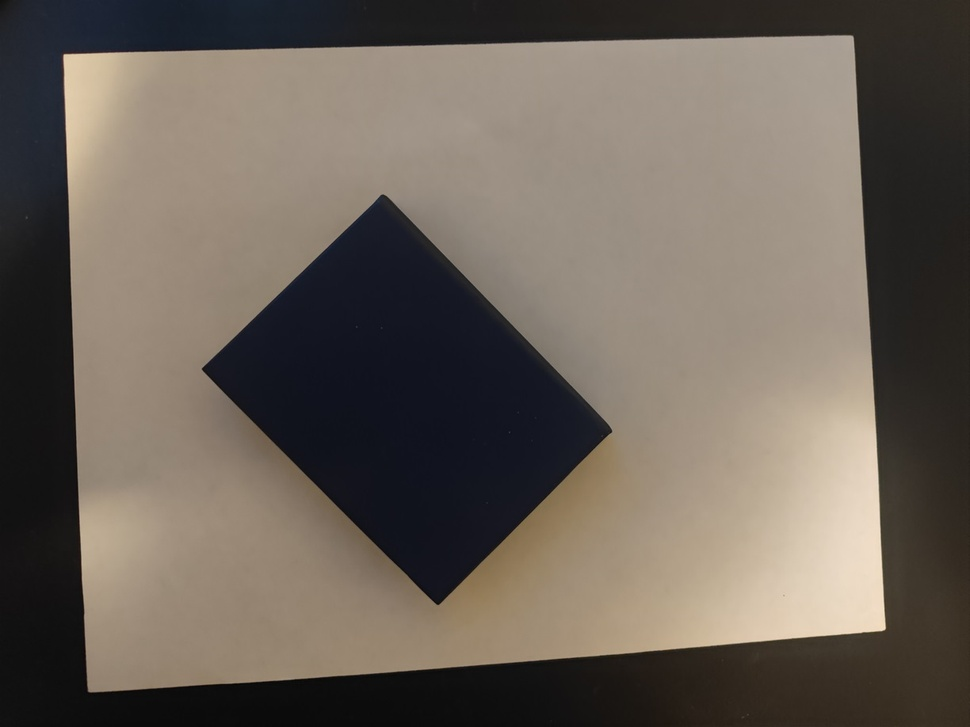
#> input picture Assignments/Assignment2/Codebase/book.jpg, 970 x 727 px, shrunk from 1224 x 918 before the run, found by its file name
$ python A2Q1.py
#> lines starting #> are read from the running program, lines starting #| are printed output that depends on the picture; after the words box and inside, x2 and y2 are one past the last pixel; in counts of white or black regions, pixels touching at a corner belong together
'''
step 1: transform paper from trapezoid to rectangle and remove border from paper
        paper = 27.8cm x 21.5cm
        SCALE = 30 (done so it can fit on my computer screen)
step 2: locate corners of book on no-bordered image that is just paper and book
step 3: measure from corner to corner and average the results
step 4: calculate book dimensions in cm
        book = (pixel / SCALE)cm x (pixel / SCALE)cm
'''

import cv2
import numpy as np

# QUESTION 1.1: MEASURE DIMENSIONS OF BOOK

# STEP 1: TRANSFORM PAPER

scale = 30

# Load the image
image = cv2.imread('book.jpg')
#> image is the input picture: shape (727, 970, 3); mean B, G, R 88.6, 97.9, 107

# Convert to grayscale
gray = cv2.cvtColor(image, cv2.COLOR_BGR2GRAY)
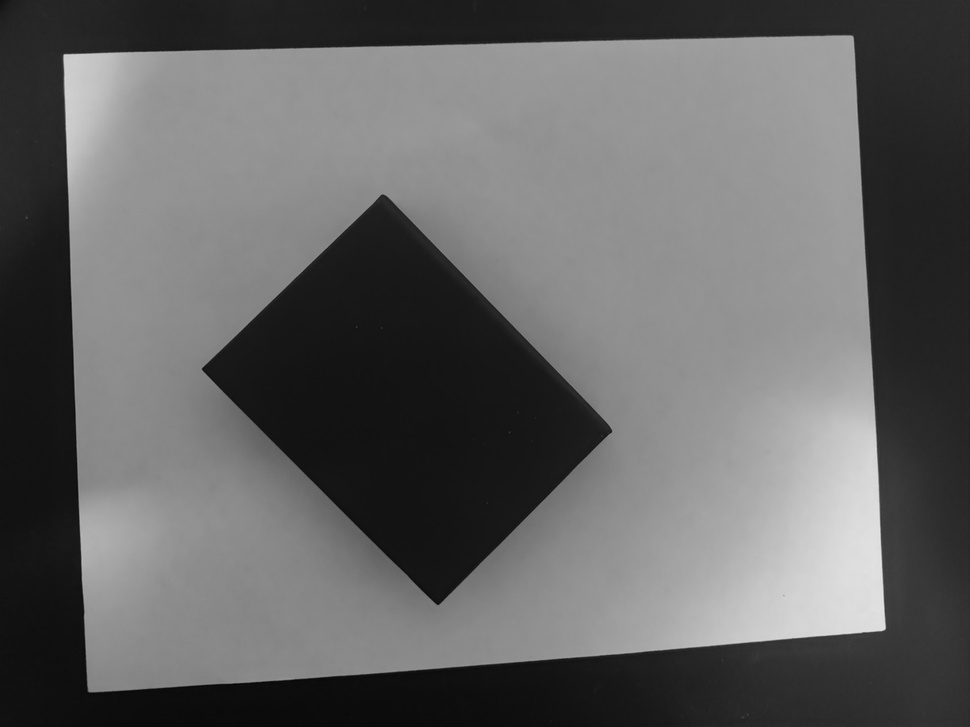
#> gray: shape (727, 970); min 3, max 232, mean 99.6

# Apply Gaussian Blur
blurred = cv2.GaussianBlur(gray, (5, 5), 0)

# Edge detection
edges = cv2.Canny(blurred, 75, 200)
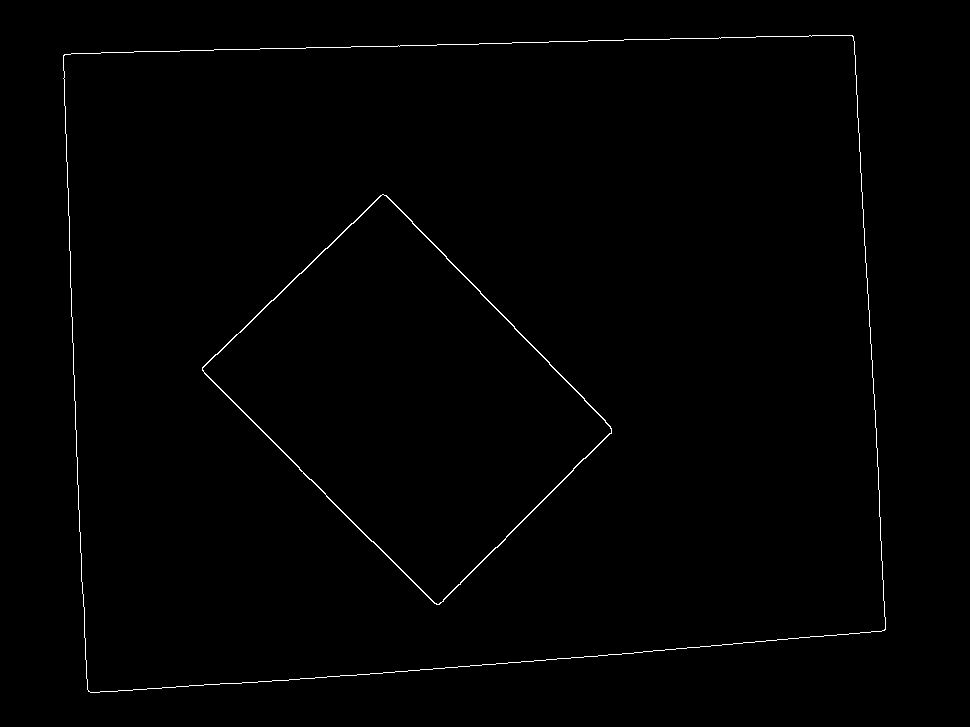
#> edges: shape (727, 970); 0.63% white in thin lines or dots, all inside (x1, y1, x2, y2) = (63, 35, 886, 693)

# Find contours
contours, _ = cv2.findContours(edges.copy(), cv2.RETR_EXTERNAL, cv2.CHAIN_APPROX_SIMPLE)
#> contours = 1 contour; box (x1, y1, x2, y2) and area: (63, 35, 886, 693) 493907

# Loop over the contours
for contour in contours:
    # Approximate the contour
    peri = cv2.arcLength(contour, True)
    approx = cv2.approxPolyDP(contour, 0.02 * peri, True)

    # Perspective transform if the contour has 4 points (likely the paper and not book because using RETR_EXTERNAL)
    if len(approx) == 4:

        # Get the points for perspective transform
        pts = approx.reshape(4, 2)
        rect = np.zeros((4, 2), dtype="float32")

        # Order the points: top-left, top-right, bottom-right, bottom-left
        # pts is the array of 4 corners
        # bottom right corner is largest
        # top left corner is smallest
        # 0 is minimum
        # 2 will be largest
        s = pts.sum(axis=1)
        rect[0] = pts[np.argmin(s)]
        rect[2] = pts[np.argmax(s)]

        # y - x
        # 1 will be top right, minimum
        # 3 will be bottom left, maximum
        diff = np.diff(pts, axis=1)
        rect[1] = pts[np.argmin(diff)]
        rect[3] = pts[np.argmax(diff)]

        # Set desired size and aspect ratio for the cards
        width = round(27.8 * scale)
        height = round(21.5 * scale)

        dst = np.array([
            [0, 0],
            [width - 1, 0],
            [width - 1, height - 1],
            [0, height - 1]
        ], dtype="float32")

        # Compute the perspective transform matrix and apply it
        M = cv2.getPerspectiveTransform(rect, dst)
        warp = cv2.warpPerspective(image, M, (width, height))

        # Show the result
        '''
        cv2.imshow('Warped Card', warp)
        cv2.waitKey(0)
cv2.destroyAllWindows()
'''
#> this loop made 1 pass
#> pass 1, `warp = cv2.warpPerspective(image, M, (width, height))`:
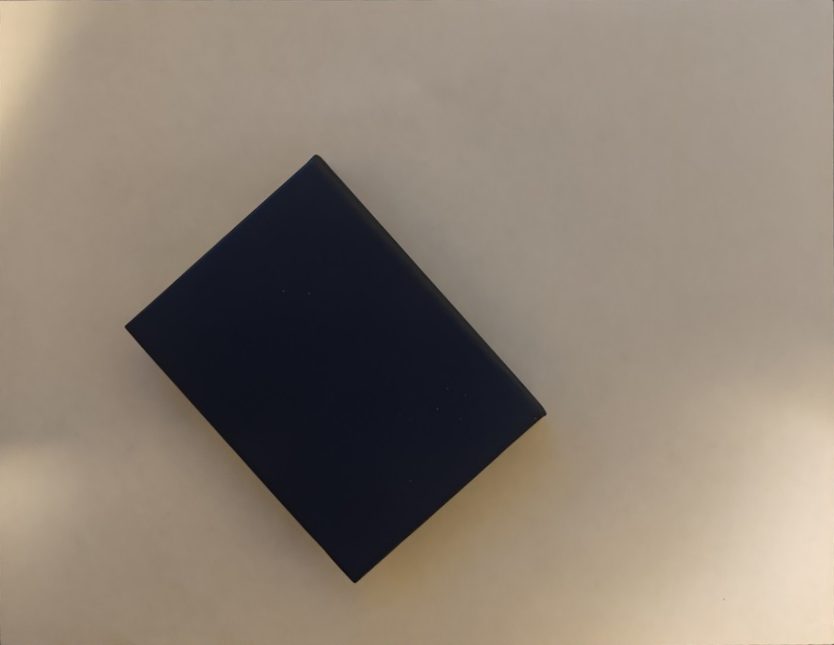
#> warp: shape (645, 834, 3); mean B, G, R 114.5, 126.9, 138.8

# STEP 2: FIND CORNERS OF BOOK

# Load the image
image = warp

# Convert to grayscale
gray = cv2.cvtColor(image, cv2.COLOR_BGR2GRAY)
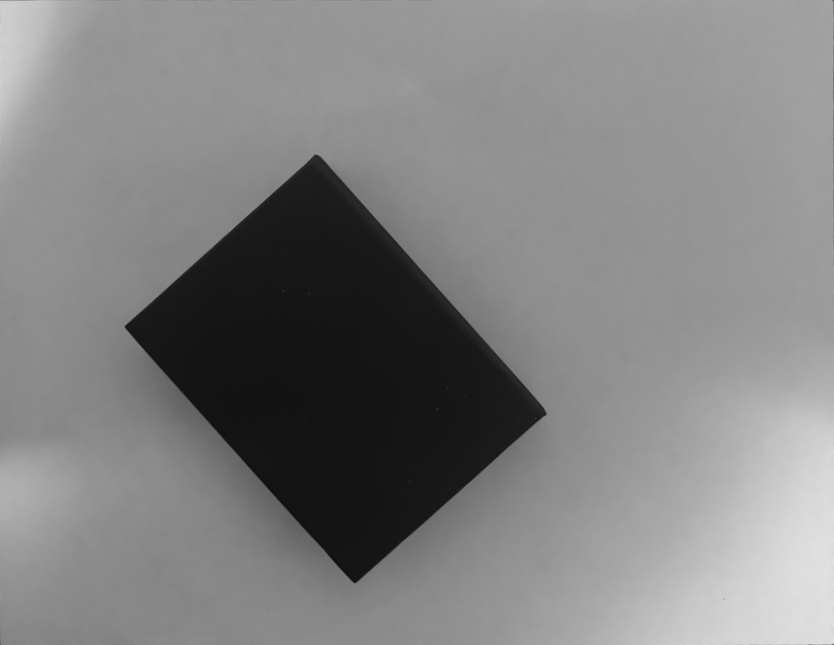
#> gray: shape (645, 834); min 10, max 230, mean 129.1

# Apply Gaussian Blur
blurred = cv2.GaussianBlur(gray, (5, 5), 0)
#> blurred: shape (645, 834)

# Edge detection
edges = cv2.Canny(blurred, 75, 200)
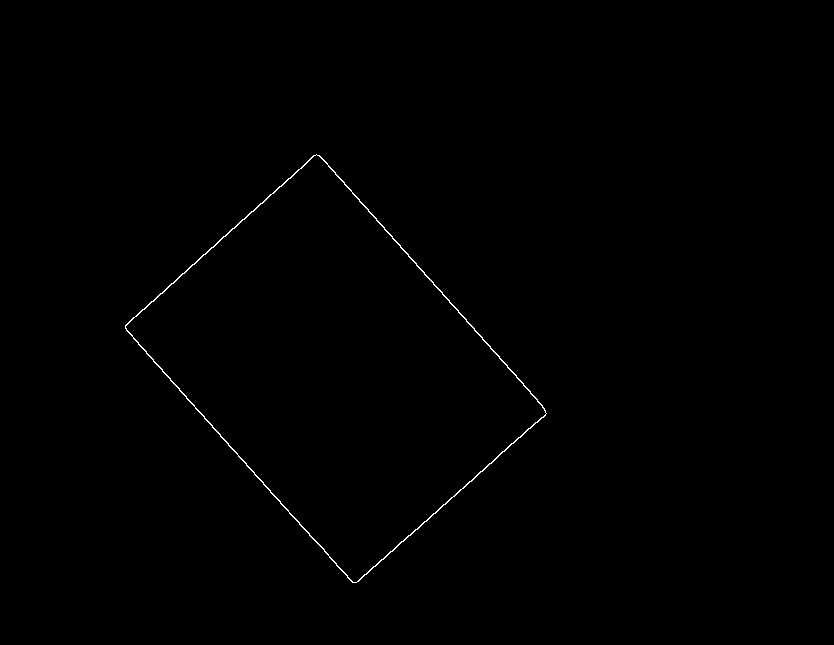
#> edges: shape (645, 834); 0.31% white in thin lines or dots, all inside (x1, y1, x2, y2) = (125, 154, 547, 583)

# Find contours
contours, _ = cv2.findContours(edges.copy(), cv2.RETR_EXTERNAL, cv2.CHAIN_APPROX_SIMPLE)
#> contours = 1 contour; box (x1, y1, x2, y2) and area: (125, 154, 547, 583) 90347

#array: widthTop, widthBottom, widthAvg, lengthLeft, lenthRight, lengthAvg
dimensionArray = []

# Loop over the contours
for contour in contours:
    # Approximate the contour
    peri = cv2.arcLength(contour, True)
    approx = cv2.approxPolyDP(contour, 0.02 * peri, True)

    # It's the book if it has 4 points
    if len(approx) == 4:

        # Get the corners
        pts = approx.reshape(4, 2)

        # pts orders the corners as (CCW): top, left, bottom, right
        # top(TR) = smallest y
        # left(TL) = smallest x
        # bottom(BL) = biggest y
        # right(BR) = biggest x

# STEP 3: MEASURE FROM CORNER TO CORNER

        # widthTop
        # top X to left X, TX > LX
        legX = pts[0][0] - pts[1][0]
        # top Y to left Y, LY > TY
        legY = pts[1][1] - pts[0][1]
        hyp = np.hypot(legX, legY)
        dimensionArray.append(hyp)

        #widthBottom
        legX = pts[2][0] - pts[3][0]
        legY = pts[3][1] - pts[2][1]
        hyp = np.hypot(legX, legY)
        dimensionArray.append(hyp)

        #widthAvg
        dimensionArray.append((dimensionArray[0] + dimensionArray[1]) / 2)

        #lengthLeft
        # bottom X - left X
        legX = pts[2][0] - pts[1][0]
        # bottom Y - left Y
        legY = pts[2][1] - pts[1][1]
        hyp = np.hypot(legX, legY)
        dimensionArray.append(hyp)

        #lengthRight
        # right X - top X
        legX = pts[3][0] - pts[0][0]
        # right Y - top Y
        legY = pts[3][1] - pts[0][1]
        hyp = np.hypot(legX, legY)
        dimensionArray.append(hyp)

        #lengthAvg
        dimensionArray.append((dimensionArray[3] + dimensionArray[4]) / 2)
#> this loop made 1 pass
#> (peri, pts) on pass 1: (1232.9, [[316, 154], [125, 328], [356, 582], [546, 413]])
#> after the loop, dimensionArray = [258.4, 254.3, 256.3, 343.3, 346.4, 344.9]

# STEP 4: PIXEL TO CM
dimWidth = round(dimensionArray[2] / scale, 2)
#> dimWidth = 8.54
dimHeight = round(dimensionArray[5] / scale, 2)
#> dimHeight = 11.5
theAnnotation = "Book dimensions: " + str(dimWidth) + "cm by " + str(dimHeight) + "cm"
#> theAnnotation = 'Book dimensions: 8.54cm by 11.5cm'
print(theAnnotation)
#| Book dimensions: 8.54cm by 11.5cm

# QUESTION 1.2: DRAW RECTANGE AROUND BOOK, DISPLAY BOOK WIDTH AND HEIGHT ON THE IMAGE

# Load the image
image = cv2.imread('book.jpg')
gray = cv2.cvtColor(image, cv2.COLOR_BGR2GRAY)

# Apply Gaussian Blur
blurred = cv2.GaussianBlur(gray, (5, 5), 0)

# Edge detection
edges = cv2.Canny(blurred, 50, 200)

# Find contours
# not sure why this works but it does. CCOMP is the mode.
contours, hierarchy = cv2.findContours(edges, cv2.RETR_CCOMP, cv2.CHAIN_APPROX_SIMPLE)
#> contours = 4 contours; box (x1, y1, x2, y2) and area: (63, 35, 886, 693) 493907, (63, 35, 886, 693) 493902, (202, 194, 612, 605) 84042, (202, 194, 612, 605) 83252

# same with below
for i in range(len(contours)):
    # same with below
    cv2.drawContours(image, contours, 0, (0, 255, 0), 5)
    # this is taken from Q2 video assignment 1 and slightly edited
    img = image
    text = theAnnotation
    annotate_pos = (300,175)
    font = cv2.FONT_HERSHEY_SIMPLEX
    scale = 1
    colour = (0,0,255)
    thickness = 2
    frame1 = cv2.putText(img,text,annotate_pos,font,scale,colour,thickness)
#> this loop made 4 passes
#> pass 1, `frame1 = cv2.putText(img,text,annotate_pos,font,scale,colour,thickness)`:
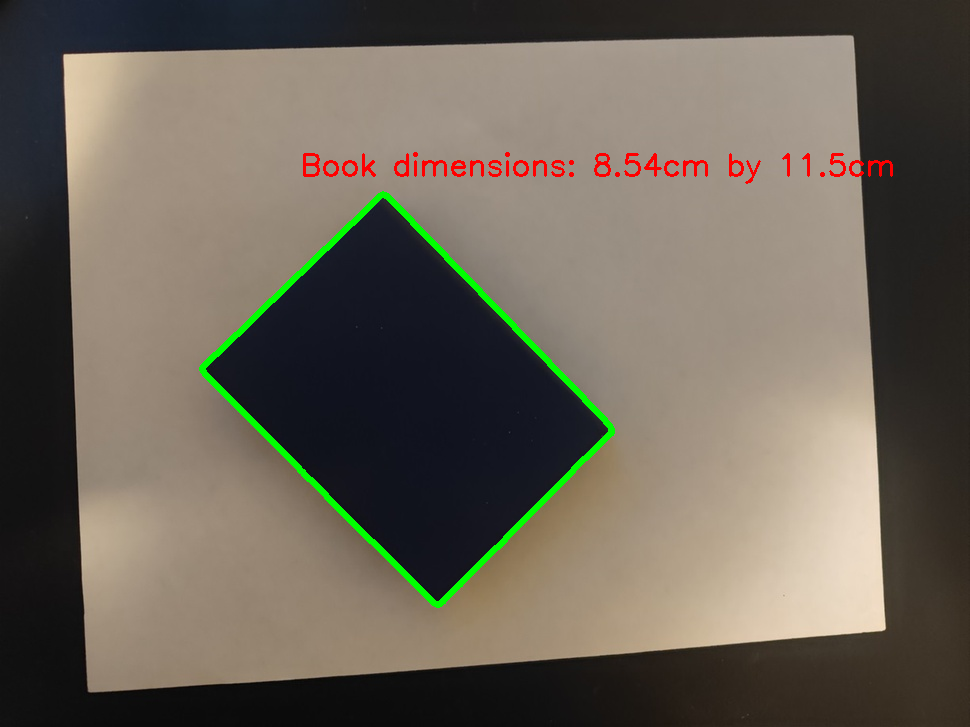
#> frame1: shape (727, 970, 3); mean B, G, R 87.3, 99.1, 106.6

# Display the final image
cv2.imshow('Book', image)
cv2.waitKey(0)
cv2.destroyAllWindows()
